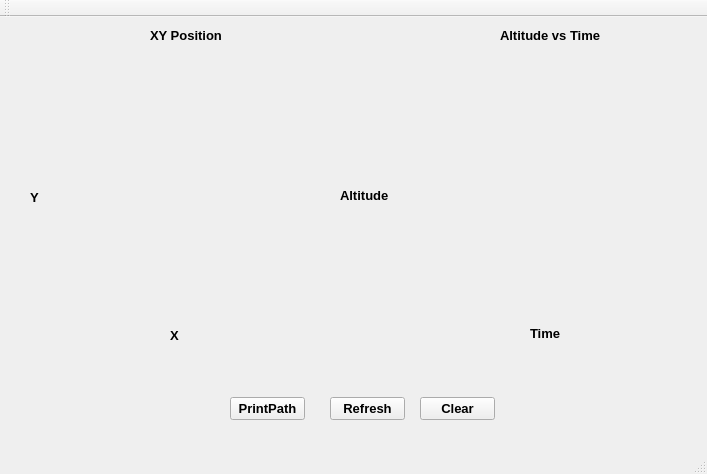
<?xml version="1.0" encoding="UTF-8"?>
<ui version="4.0">
 <class>MainWindow</class>
 <widget class="QMainWindow" name="MainWindow">
  <property name="geometry">
   <rect>
    <x>0</x>
    <y>0</y>
    <width>707</width>
    <height>474</height>
   </rect>
  </property>
  <property name="font">
   <font>
    <pointsize>10</pointsize>
    <weight>75</weight>
    <bold>true</bold>
   </font>
  </property>
  <property name="windowTitle">
   <string>Quadcopter Path</string>
  </property>
  <widget class="QWidget" name="centralWidget">
   <widget class="QCustomPlot" name="Plot_Altitude" native="true">
    <property name="geometry">
     <rect>
      <x>400</x>
      <y>30</y>
      <width>301</width>
      <height>281</height>
     </rect>
    </property>
   </widget>
   <widget class="QPushButton" name="btn_clear">
    <property name="geometry">
     <rect>
      <x>420</x>
      <y>380</y>
      <width>75</width>
      <height>23</height>
     </rect>
    </property>
    <property name="text">
     <string>Clear</string>
    </property>
   </widget>
   <widget class="QCustomPlot" name="Plot_xyPos" native="true">
    <property name="geometry">
     <rect>
      <x>40</x>
      <y>30</y>
      <width>281</width>
      <height>281</height>
     </rect>
    </property>
   </widget>
   <widget class="QPushButton" name="btn_PrPath">
    <property name="geometry">
     <rect>
      <x>230</x>
      <y>380</y>
      <width>75</width>
      <height>23</height>
     </rect>
    </property>
    <property name="text">
     <string>PrintPath</string>
    </property>
   </widget>
   <widget class="QPushButton" name="btn_Refresh">
    <property name="geometry">
     <rect>
      <x>330</x>
      <y>380</y>
      <width>75</width>
      <height>23</height>
     </rect>
    </property>
    <property name="text">
     <string>Refresh</string>
    </property>
   </widget>
   <widget class="QLabel" name="label_3">
    <property name="geometry">
     <rect>
      <x>530</x>
      <y>310</y>
      <width>47</width>
      <height>13</height>
     </rect>
    </property>
    <property name="text">
     <string>Time</string>
    </property>
   </widget>
   <widget class="QLabel" name="label_4">
    <property name="geometry">
     <rect>
      <x>340</x>
      <y>170</y>
      <width>61</width>
      <height>16</height>
     </rect>
    </property>
    <property name="text">
     <string>Altitude</string>
    </property>
   </widget>
   <widget class="QLabel" name="label">
    <property name="geometry">
     <rect>
      <x>170</x>
      <y>310</y>
      <width>16</width>
      <height>16</height>
     </rect>
    </property>
    <property name="minimumSize">
     <size>
      <width>0</width>
      <height>0</height>
     </size>
    </property>
    <property name="maximumSize">
     <size>
      <width>16</width>
      <height>16777215</height>
     </size>
    </property>
    <property name="text">
     <string>X</string>
    </property>
   </widget>
   <widget class="QLabel" name="label_2">
    <property name="geometry">
     <rect>
      <x>30</x>
      <y>170</y>
      <width>16</width>
      <height>21</height>
     </rect>
    </property>
    <property name="text">
     <string>Y</string>
    </property>
   </widget>
   <widget class="QLabel" name="label_5">
    <property name="geometry">
     <rect>
      <x>150</x>
      <y>10</y>
      <width>81</width>
      <height>16</height>
     </rect>
    </property>
    <property name="text">
     <string>XY Position</string>
    </property>
   </widget>
   <widget class="QLabel" name="label_6">
    <property name="geometry">
     <rect>
      <x>500</x>
      <y>10</y>
      <width>111</width>
      <height>16</height>
     </rect>
    </property>
    <property name="text">
     <string>Altitude vs Time</string>
    </property>
   </widget>
  </widget>
  <widget class="QMenuBar" name="menuBar">
   <property name="geometry">
    <rect>
     <x>0</x>
     <y>0</y>
     <width>707</width>
     <height>23</height>
    </rect>
   </property>
  </widget>
  <widget class="QToolBar" name="mainToolBar">
   <attribute name="toolBarArea">
    <enum>TopToolBarArea</enum>
   </attribute>
   <attribute name="toolBarBreak">
    <bool>false</bool>
   </attribute>
  </widget>
  <widget class="QStatusBar" name="statusBar"/>
 </widget>
 <layoutdefault spacing="6" margin="11"/>
 <customwidgets>
  <customwidget>
   <class>QCustomPlot</class>
   <extends>QWidget</extends>
   <header>qcustomplot.h</header>
   <container>1</container>
  </customwidget>
 </customwidgets>
 <resources/>
 <connections/>
</ui>
